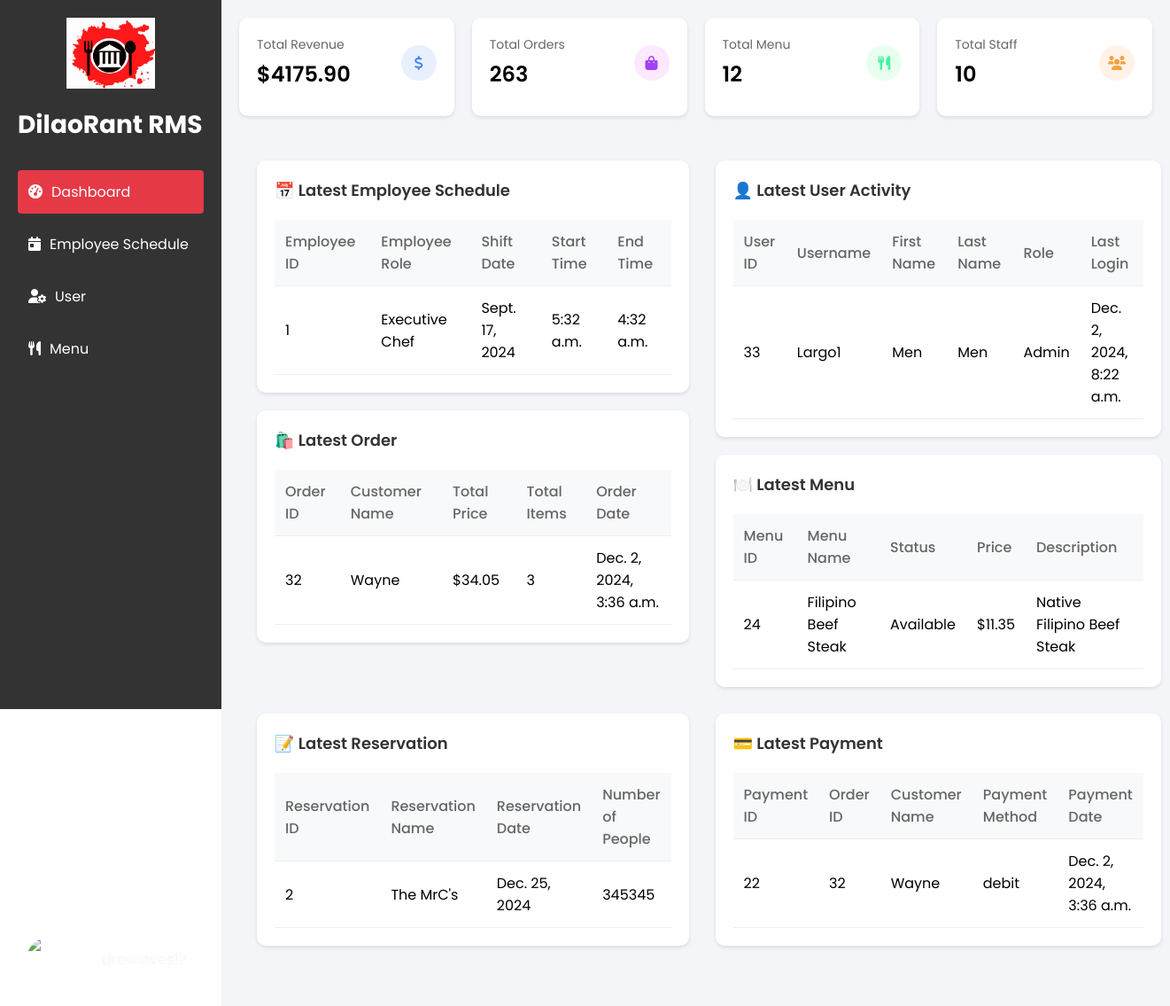
The app's page /ad/Dashboard (signed in) with its own data.
### accountsAdmin/employeeSchedule/models.py (models this page shows, shortened)
class EmSchedule(models.Model):
    ROLE_CHOICES = [
        ('executive_chef', 'Executive Chef'),
        ('kitchen_manager', 'Kitchen Manager'),
        ('sous_chef', 'Sous Chef'),
        ('station_chef', 'Station Chef'),
        ('cook', 'Cook'),
        ('assistant_cook', 'Assistant Cook'),
        ('cleaning_team', 'Cleaning Team'),
        ('head_waiter', 'Head Waiter'),
        ('receptionist', 'Receptionist'),
        ('sommelier', 'Sommelier'),
        ('bar_staff', 'Bar Staff'),
        ('waiter', 'Waiter')
    ]
    schedule_id = models.AutoField(primary_key=True)
    employee_id = models.IntegerField()
    employee_role = models.CharField(max_length=50, choices=ROLE_CHOICES, default='waiter')
    shift_date = models.DateField()
    shift_time = models.TimeField()
    end_time = models.TimeField()
    created_at = models.DateTimeField(default=datetime.now)
    class Meta:
        ordering = ['employee_id']

### cashier_home/models.py (models this page shows, shortened)
class Order(models.Model):
    order_id = models.AutoField(primary_key=True)
    customer_name = models.CharField(max_length=100)
    total_amount = models.DecimalField(max_digits=10, decimal_places=2)
    total_items = models.IntegerField(default=0)  # Optional: track total number of items
    order_date = models.DateTimeField(default=timezone.now)  # Using timezone.now instead of auto_now_add
    created_at = models.DateTimeField(default=datetime.now)
    def __str__(self):
        return f"{self.order_id}"
    class Meta:
        ordering = ['-order_date']  # Optional: default orderingpy

class Payment(models.Model):
    PAYMENT_METHOD_CHOICES = [
        ('cash', 'Cash'),
        ('debit', 'Debit Card'),
        ('credit', 'Credit Card'),
        ('digital', 'Digital Wallet'),
    ]
    payment_id = models.AutoField(primary_key=True)  # Unique ID for each payment
    order_id = models.ForeignKey(Order, on_delete=models.CASCADE, related_name='payments')  # Foreign key to Order
    customer_name = models.CharField(max_length=100)  # Name of the customer
    payment_date = models.DateTimeField(default=timezone.now)  # Using timezone.now instead of auto_now_add
    payment_method = models.CharField(max_length=10, choices=PAYMENT_METHOD_CHOICES, default='cash')  # Payment method field with choices
    created_at = models.DateTimeField(default=datetime.now)
    class Meta:
        ordering = ['-payment_date']  # Optional: default ordering by payment date

### accountsAdmin/Menu/models.py (models this page shows, shortened)
class Menu(models.Model):
    name = models.CharField(max_length=100)
    price = models.DecimalField(max_digits=10, decimal_places=2)
    description = models.TextField(blank=True)
    image_url = models.URLField(max_length=500, blank=True, null=True)
    status = models.BooleanField(default=True)  # True for available, False for not available
    created_at = models.DateTimeField(auto_now_add=True)
    updated_at = models.DateTimeField(auto_now=True)
    class Meta:
        ordering = ['-created_at']  # Latest items first

### accountsCashier/Reservation/models.py (models this page shows, shortened)
class Reservation(models.Model):
    reservation_id = models.AutoField(primary_key=True)
    reservation_name = models.CharField(max_length=100)
    reservation_date = models.DateField()
    number_of_people = models.IntegerField()
    created_at = models.DateTimeField(default=datetime.now)
    class Meta:
        db_table = 'Reservation_reservation'

### dashboard/views.py (the view)
# urls.py: path('',views.dashboard_view, name='dashboard_view'),
@admin_required
@login_required(login_url='login')
def dashboard_view(request):
    total_menu = Menu.objects.count()
    total_order = Order.objects.aggregate(total_sum=Sum('total_items'))['total_sum']
    total_revenue = Order.objects.aggregate(total_sum=Sum('total_amount'))['total_sum']
    total_revenue = "{:.2f}".format(total_revenue) if total_revenue is not None else "0.00"
    total_staff = EmSchedule.objects.values('employee_id').distinct().count()
    latest_schedule = EmSchedule.objects.order_by('-created_at').first()  # Fetch the most recently created schedule
    latest_user = User.objects.order_by('-last_login').first()
    latest_order = Order.objects.order_by('-order_date').first()
    latest_payment = Payment.objects.order_by('-payment_date').first()
    latest_reservation = Reservation.objects.order_by('-reservation_date').first()
    latest_menu = Menu.objects.order_by('-created_at').first()
    context = {
        'user': request.user,
        'total_menu': total_menu,
        'total_staff': total_staff,
        'total_order': total_order,
        'total_revenue': total_revenue,
        'latest_schedule': latest_schedule,
        'latest_user': latest_user,
        'latest_order': latest_order,
        'latest_payment': latest_payment,
        'latest_reservation': latest_reservation,
        'latest_menu': latest_menu
    }
    return render(request, 'dashboard/dashboard.html', context)

### dashboard/templates/dashboard/dashboard.html (shortened to what this page needs)
{% load static %}
<!DOCTYPE html>
<html lang="en">
<head>
    <link rel="stylesheet" href="https://cdnjs.cloudflare.com/ajax/libs/font-awesome/6.0.0/css/all.min.css">
</head>
<body>
    <div class="sidebar">
        <div class="logo">
            <a href="{% url 'dashboard_view' %}">
                <img src="{% static 'accounts/bg3.png' %}" alt="DilaoRant Logo">
            </a>
            <div class="logo-text">
                DilaoRant RMS
            </div>
        </div>
        <div style="margin-top: 30px;">
            <div class="selected">
                <a href="{% url 'dashboard_view' %}" class="menu-item">
                    <i class="fas fa-tachometer-alt"></i>
                    Dashboard
                </a>
            </div>
            <a href="{% url 'employeeSchedule_view' %}" class="menu-item">
                <i class="fas fa-calendar-day"></i>
                Employee Schedule
            </a>
            <a href="{% url 'user_view' %}" class="menu-item">
                <i class="fas fa-user-cog"></i>
                User
            </a>
            <a href="{% url 'menu_view' %}" class="menu-item">
                <i class="fas fa-utensils"></i>
                Menu
            </a>
        </div>
        <div class="account-section">
            <div class="account-info">
                <img src="{% static 'dashboard/user.jpg' %}" alt="User">
                <span>{{ user.username }}</span>
            </div>
        </div>
    </div>
    <div class="main-content">
        <div class="stats-container">
            <div class="stat-card">
                <div class="stat-card-header">
                    <div>
                        <div class="stat-label">Total Revenue</div>
                        <div class="stat-value">${{ total_revenue }}</div>
                    </div>
                    <div class="stat-icon revenue-icon">
                        <i class="fas fa-dollar-sign"></i>
                    </div>
                </div>
            </div>
            <div class="stat-card">
                <div class="stat-card-header">
                    <div>
                        <div class="stat-label">Total Orders</div>
                        <div class="stat-value">{{ total_order }}</div>
                    </div>
                    <div class="stat-icon orders-icon">
                        <i class="fas fa-shopping-bag"></i>
                    </div>
                </div>
            </div>
            <div class="stat-card">
                <div class="stat-card-header">
                    <div>
                        <div class="stat-label">Total Menu</div>
                        <div class="stat-value">{{ total_menu }}</div>
                    </div>
                    <div class="stat-icon menu-icon">
                        <i class="fas fa-utensils"></i>
                    </div>
                </div>
            </div>
            <div class="stat-card">
                <div class="stat-card-header">
                    <div>
                        <div class="stat-label">Total Staff</div>
                        <div class="stat-value">{{ total_staff }}</div>
                    </div>
                    <div class="stat-icon staff-icon">
                        <i class="fas fa-users"></i>
                    </div>
                </div>
            </div>
        </div>
        <div class="latest-activities-main">
            <div class="latest-activities-sub">
                <div class="latest-schedule-container">
                    <div class="section-header">
                        <h3> 📅 Latest Employee Schedule</h3>
                    </div>
                    {% if latest_schedule %}
                    <table class="table-container">
                        <thead>
                            <tr>
                                <th>Employee ID</th>
                                <th>Employee Role</th>
                                <th>Shift Date</th>
                                <th>Start Time</th>
                                <th>End Time</th>
                            </tr>
                        </thead>
                        <tbody>
                            <tr>
                                <td>{{ latest_schedule.employee_id }}</td>
                                <td>{{ latest_schedule.get_employee_role_display }}</td>
                                <td>{{ latest_schedule.shift_date }}</td>
                                <td>{{ latest_schedule.shift_time }}</td>
                                <td>{{ latest_schedule.end_time }}</td>
                            </tr>
                        </tbody>
                    </table>
                    {% else %}
                    <p>No employee schedule found.</p>
                    {% endif %}
                </div>
                <div class="latest-order-container">
                    <div class="section-header">
                        <h3> 🛍️ Latest Order</h3>
                    </div>
                    {% if latest_order %}
                    <table class="table-container">
                        <thead>
                            <tr>
                                <th>Order ID</th>
                                <th>Customer Name</th>
                                <th>Total Price</th>
                                <th>Total Items</th>
                                <th>Order Date</th>
                            </tr>
                        </thead>
                        <tbody>
                            <tr>
                                <td>{{ latest_order.order_id }}</td>
                                <td>{{ latest_order.customer_name }}</td>
                                <td>${{ latest_order.total_amount|floatformat:2 }}</td>
                                <td>{{ latest_order.total_items }}</td>
                                <td>{{ latest_order.order_date }}</td>
                            </tr>
                        </tbody>
                    </table>
                    {% else %}
                    <p>No orders found.</p>
                    {% endif %}
                </div>
            </div>
            <div class="latest-activities-sub">
                <div class="latest-user-container">
                    <div class="section-header">
                        <h3> 👤 Latest User Activity</h3>
                    </div>
                    {% if latest_user %}
                    <table class="table-container">
                        <thead>
                            <tr>
                                <th>User ID</th>
                                <th>Username</th>
                                <th>First Name</th>
                                <th>Last Name</th>
                                <th>Role</th>
                                <th>Last Login</th>
                            </tr>
                        </thead>
                        <tbody>
                            <tr>
                                <td>{{ latest_user.id }}</td>
                                <td>{{ latest_user.username }}</td>
                                <td>{{ latest_user.first_name }}</td>
                                <td>{{ latest_user.last_name }}</td>
                                <td id="user-role">.</td>
                                <td>{{ latest_user.last_login }}</td>
                            </tr>
                        </tbody>
                    </table>
                    {% else %}
                    <p>No user activity found.</p>
                    {% endif %}
                </div>
                <div class="latest-menu-container">
                    <div class="section-header">
                        <h3> 🍽️ Latest Menu</h3>
                    </div>
                    {% if latest_menu %}
                    <table class="table-container">
                        <thead>
                            <tr>
                                <th>Menu ID</th>
                                <th>Menu Name</th>
                                <th>Status</th>
                                <th>Price</th>
                                <th>Description</th>
                            </tr>
                        </thead>
                        <tbody>
                            <tr>
                                <td>{{ latest_menu.id }}</td>
                                <td>{{ latest_menu.name }}</td>
                                <td>{{ latest_menu.status|yesno:"Available,Not Available" }}</td>
                                <td>${{ latest_menu.price|floatformat:2 }}</td>
                                <td>{{ latest_menu.description }}</td>
                            </tr>
                        </tbody>
                    </table>
                    {% else %}
                    <p>No menu found.</p>
                    {% endif %}
                </div>
            </div>
            <div class="latest-activities-sub">
                <div class="latest-reservation-container">
                    <div class="section-header">
                        <h3>📝 Latest Reservation</h3>
                    </div>
                    {% if latest_reservation %}
                    <table class="table-container">
                        <thead>
                            <tr>
                                <th>Reservation ID</th>
                                <th>Reservation Name</th>
                                <th>Reservation Date</th>
                                <th>Number of People</th>
                            </tr>
                        </thead>
                        <tbody>
                            <tr>
                                <td>{{ latest_reservation.reservation_id }}</td>
                                <td>{{ latest_reservation.reservation_name }}</td>
                                <td>{{ latest_reservation.reservation_date }}</td>
                                <td>{{ latest_reservation.number_of_people }}</td>
                            </tr>
                        </tbody>
                    </table>
                    {% else %}
                    <p>No reservation found.</p>
                    {% endif %}
                </div>
            </div>
            <div class="latest-activities-sub">
                <div class="latest-payment-container">
                    <div class="section-header">
                        <h3> 💳 Latest Payment</h3>
                    </div>
                    {% if latest_payment %}
                    <table class="table-container">
                        <thead>
                            <tr>
                                <th>Payment ID</th>
                                <th>Order ID</th>
                                <th>Customer Name</th>
                                <th>Payment Method</th>
                                <th>Payment Date</th>
                            </tr>
                        </thead>
                        <tbody>
                            <tr>
                                <td>{{ latest_payment.payment_id }}</td>
                                <td>{{ latest_payment.order_id }}</td>
                                <td>{{ latest_payment.customer_name }}</td>
                                <td>{{ latest_payment.payment_method }}</td>
                                <td>{{ latest_payment.payment_date }}</td>
                            </tr>
                        </tbody>
                    </table>
                    {% else %}
                    <p>No payments found.</p>
                    {% endif %}
                </div>
            </div>
        </div>
</body>
</html>

### records on screen
EmSchedule: employee_id "1", employee_role "Executive Chef", shift_date "Sept. 17, 2024", shift_time "5:32 a.m.", end_time "4:32 a.m."
Order: order_id "32", customer_name "Wayne", total_amount "34.05", total_items "3", order_date "Dec. 2, 2024, 3:36 a.m."
Menu: id "24", name "Filipino Beef Steak", status "Available", price "11.35", description "Native Filipino Beef Steak"
Reservation: reservation_id "2", reservation_name "The MrC's", reservation_date "Dec. 25, 2024", number_of_people "345345"
Payment: payment_id "22", order_id "32", customer_name "Wayne", payment_method "debit", payment_date "Dec. 2, 2024, 3:36 a.m."

### other values on screen
{{ total_revenue }} "4175.90"
{{ total_order }} "263"
{{ total_menu }} "12"
{{ total_staff }} "10"
{{ latest_user.id }} "33"
{{ latest_user.username }} "Largo1"
{{ latest_user.first_name }} "Men"
{{ latest_user.last_name }} "Men"
{{ latest_user.last_login }} "Dec. 2, 2024, 8:22 a.m."
